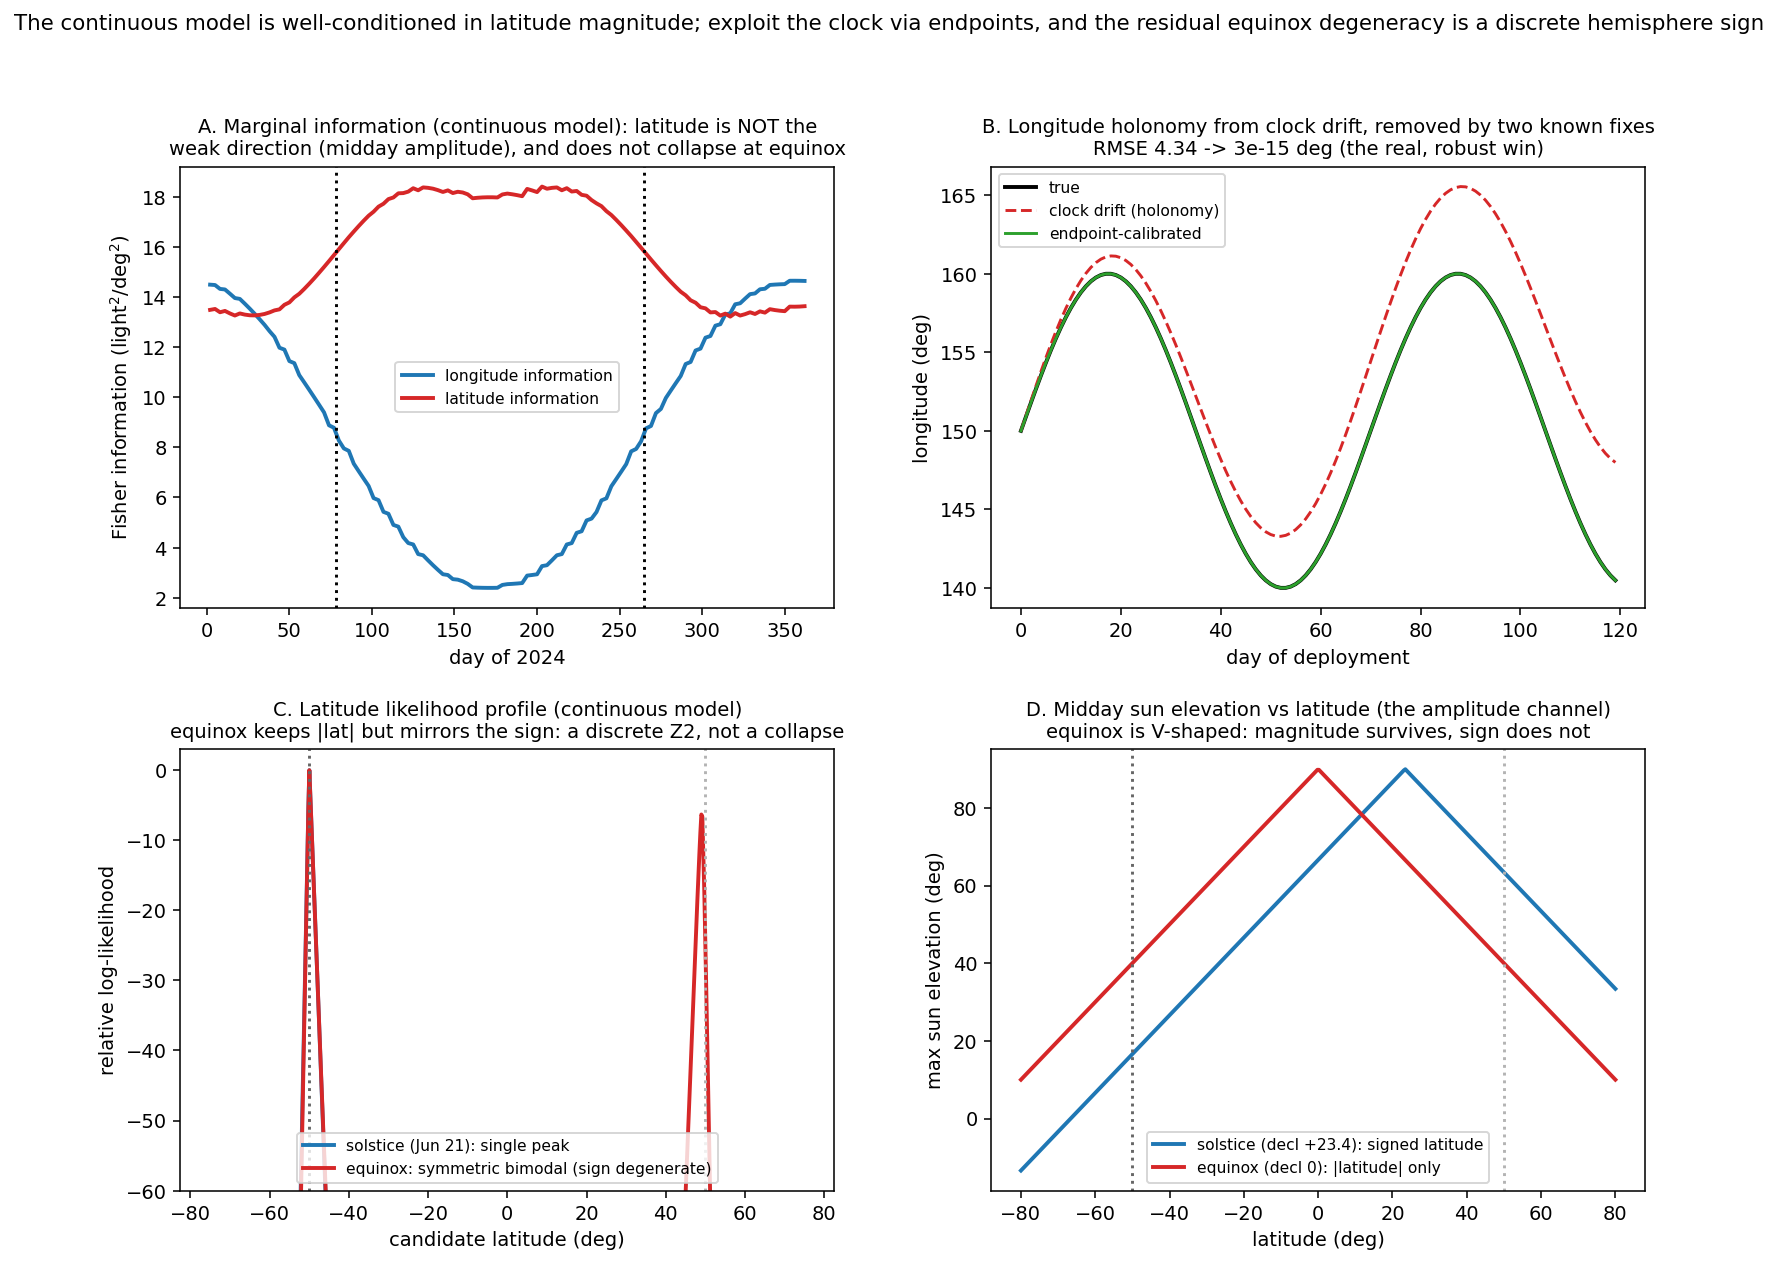

This figure's Python source:
"""
The conditioning argument, demonstrated and corrected by the data.

Hypothesis going in: the per-knot information is wildly anisotropic and the
condition number blows up at the equinox. Running it corrected that:

  * Longitude/time IS the better-determined direction, consistently (a few-fold
    information advantage over latitude all year). The endpoints then calibrate
    the clock and remove the longitude gauge exactly (panel B). That part holds.

  * But the condition number does NOT diverge at the equinox for the CONTINUOUS
    likelihood, because midday sun elevation still constrains latitude MAGNITUDE
    there. The equinox degeneracy is therefore the discrete hemisphere SIGN (a
    Z2 reflection), not an information zero (panels C, D). Threshold methods,
    which discard amplitude, do suffer the full latitude collapse; the continuous
    method does not, which is a real advantage and points straight at the
    discrete class machinery (hemisphere prior / log_z) as the right tool.
"""
import numpy as np
import matplotlib
matplotlib.use("Agg")
import matplotlib.pyplot as plt
from matplotlib.gridspec import GridSpec

J2000 = 946728000.0
INTERCEPT, SLOPE, MAXL = 64.0, 64.0 / 90.0, 64.0
LAMBDA, PROB_SLAB = 0.5, 0.05

def solar(t):
    d = (t - J2000) / 86400.0
    g = np.radians(357.529 + 0.98560028 * d)
    q = 280.459 + 0.98564736 * d
    Lsun = np.radians(q + 1.915 * np.sin(g) + 0.020 * np.sin(2 * g))
    e = np.radians(23.439 - 3.6e-7 * d)
    decl = np.arcsin(np.sin(e) * np.sin(Lsun))
    ra = np.degrees(np.arctan2(np.cos(e) * np.sin(Lsun), np.cos(Lsun)))
    gmst = (18.697374558 + 24.06570982441908 * d) * 15.0
    return decl, ra, gmst

def zenith(lon, lat, t):
    decl, ra, gmst = solar(t)
    H = np.radians(gmst + lon - ra)
    cz = np.sin(np.radians(lat))*np.sin(decl) + np.cos(np.radians(lat))*np.cos(decl)*np.cos(H)
    return np.degrees(np.arccos(np.clip(cz, -1, 1)))

def mu(lon, lat, t):
    return np.clip(INTERCEPT - SLOPE * zenith(lon, lat, t), 0, MAXL)

def light_loglik(lon, lat, t, obs):
    expected = mu(lon, lat, t)
    spike = np.where(obs <= expected, LAMBDA*np.exp(-LAMBDA*(expected-obs)),
                                       LAMBDA*np.exp(-LAMBDA*2*(obs-expected)))
    return np.sum(np.log((1-PROB_SLAB)*spike + PROB_SLAB/MAXL))

def diag_info(lon, lat, t_day, h=0.05):
    dmu_dlon = (mu(lon+h, lat, t_day) - mu(lon-h, lat, t_day)) / (2*h)
    dmu_dlat = (mu(lon, lat+h, t_day) - mu(lon, lat-h, t_day)) / (2*h)
    return np.sum(dmu_dlon**2), np.sum(dmu_dlat**2)     # marginal info: longitude, latitude

true_lon, true_lat = 150.0, -50.0
year0 = float((np.datetime64("2024-01-01") - np.datetime64("1970-01-01")) / np.timedelta64(1, "s"))
decl_year = np.array([solar(year0 + d*86400 + 43200)[0] for d in range(365)])
eqx_days = np.where(np.diff(np.sign(decl_year)) != 0)[0]

fig = plt.figure(figsize=(13.5, 9.5))
gs = GridSpec(2, 2, figure=fig, hspace=0.32, wspace=0.24)

# ---- A. marginal information for longitude vs latitude, across the year ----
sample_days = np.arange(2, 365, 3)
info_lon, info_lat = [], []
for dday in sample_days:
    t_day = year0 + dday*86400 + np.arange(0, 86400, 600)
    il, ia = diag_info(true_lon, true_lat, t_day)
    info_lon.append(il); info_lat.append(ia)
info_lon = np.array(info_lon); info_lat = np.array(info_lat)
axA = fig.add_subplot(gs[0, 0])
axA.plot(sample_days, info_lon, color="#1f77b4", lw=2, label="longitude information")
axA.plot(sample_days, info_lat, color="#d62728", lw=2, label="latitude information")
for e in eqx_days: axA.axvline(e, color="k", ls=":")
axA.set_title("A. Marginal information (continuous model): latitude is NOT the\n"
              "weak direction (midday amplitude), and does not collapse at equinox", fontsize=10)
axA.set_xlabel("day of 2024"); axA.set_ylabel("Fisher information (light$^2$/deg$^2$)")
axA.legend(fontsize=8)

# ---- B. endpoint clock calibration removes the longitude holonomy ----------
axB = fig.add_subplot(gs[0, 1])
ndep = 120; dep_days = np.arange(ndep)
true_lon_track = 150 + 10*np.sin(2*np.pi*dep_days/70)
drift_h = 0.5 * dep_days/(ndep-1)                       # 0 -> 30 min clock drift
lon_biased = true_lon_track + 15.0*drift_h
lon_calib = lon_biased - 15.0*(0.5*dep_days/(ndep-1))   # two known fixes pin the linear drift
rmse_b = np.sqrt(np.mean((lon_biased-true_lon_track)**2))
rmse_a = np.sqrt(np.mean((lon_calib-true_lon_track)**2))
axB.plot(dep_days, true_lon_track, color="k", lw=2, label="true")
axB.plot(dep_days, lon_biased, color="#d62728", lw=1.5, ls="--", label="clock drift (holonomy)")
axB.plot(dep_days, lon_calib, color="#2ca02c", lw=1.5, label="endpoint-calibrated")
axB.set_title(f"B. Longitude holonomy from clock drift, removed by two known fixes\n"
              f"RMSE {rmse_b:.2f} -> {rmse_a:.0e} deg (the real, robust win)", fontsize=10)
axB.set_xlabel("day of deployment"); axB.set_ylabel("longitude (deg)"); axB.legend(fontsize=8, loc="upper left")

# ---- C. latitude log-likelihood: solstice single peak vs equinox Z2 mirror -
axC = fig.add_subplot(gs[1, 0])
lats = np.linspace(-75, 75, 600)
for label, dday, c in [("solstice (Jun 21): single peak", 172, "#1f77b4"),
                       ("equinox: symmetric bimodal (sign degenerate)", int(eqx_days[0]), "#d62728")]:
    t_day = year0 + dday*86400 + np.arange(0, 86400, 600)
    obs = mu(true_lon, true_lat, t_day)
    ll = np.array([light_loglik(true_lon, la, t_day, obs) for la in lats])
    ll -= ll.max()
    axC.plot(lats, ll, color=c, lw=2, label=label)
axC.axvline(true_lat, color="0.4", ls=":"); axC.axvline(-true_lat, color="0.7", ls=":")
axC.set_ylim(-60, 3)
axC.set_title("C. Latitude likelihood profile (continuous model)\n"
              "equinox keeps |lat| but mirrors the sign: a discrete Z2, not a collapse", fontsize=10)
axC.set_xlabel("candidate latitude (deg)"); axC.set_ylabel("relative log-likelihood")
axC.legend(fontsize=8, loc="lower center")

# ---- D. why: max sun elevation encodes signed lat at solstice, |lat| at equinox
axD = fig.add_subplot(gs[1, 1])
phi = np.linspace(-80, 80, 400)
for decl_deg, lab, c in [(23.4, "solstice (decl +23.4): signed latitude", "#1f77b4"),
                         (0.0, "equinox (decl 0): |latitude| only", "#d62728")]:
    max_elev = 90 - np.abs(phi - decl_deg)
    axD.plot(phi, max_elev, color=c, lw=2, label=lab)
axD.axvline(true_lat, color="0.4", ls=":"); axD.axvline(-true_lat, color="0.7", ls=":")
axD.set_title("D. Midday sun elevation vs latitude (the amplitude channel)\n"
              "equinox is V-shaped: magnitude survives, sign does not", fontsize=10)
axD.set_xlabel("latitude (deg)"); axD.set_ylabel("max sun elevation (deg)"); axD.legend(fontsize=8, loc="lower center")

fig.suptitle("The continuous model is well-conditioned in latitude magnitude; exploit the clock via endpoints, and the residual equinox degeneracy is a discrete hemisphere sign",
             fontsize=11, y=0.995)
fig.savefig("conditioning_demo.png", dpi=140, bbox_inches="tight")
print("saved conditioning_demo.png")

# ---- diagnostics -----------------------------------------------------------
sol_i = int(np.argmin(np.abs(sample_days - 172)))
eqx_i = int(np.argmin(np.abs(sample_days - eqx_days[0])))
print(f"latitude information: solstice {info_lat[sol_i]:.2f}, equinox {info_lat[eqx_i]:.2f} "
      f"(does NOT collapse: midday amplitude retains |lat| in the continuous model)")
print(f"longitude information: solstice {info_lon[sol_i]:.2f}, equinox {info_lon[eqx_i]:.2f} "
      f"(from twilight timing; the endpoints make this exact via clock calibration)")
print(f"clock-drift holonomy: longitude RMSE {rmse_b:.3f} -> {rmse_a:.1e} deg after endpoint calibration")
t_eqx = year0 + int(eqx_days[0]) * 86400 + np.arange(0, 86400, 600)
obs_eqx = mu(true_lon, true_lat, t_eqx)
ll_south = light_loglik(true_lon, -50.0, t_eqx, obs_eqx)
ll_north = light_loglik(true_lon, 50.0, t_eqx, obs_eqx)
print(f"equinox loglik at lat -50 vs +50: {ll_south:.2f} vs {ll_north:.2f} (near-equal: hemisphere sign Z2)")
